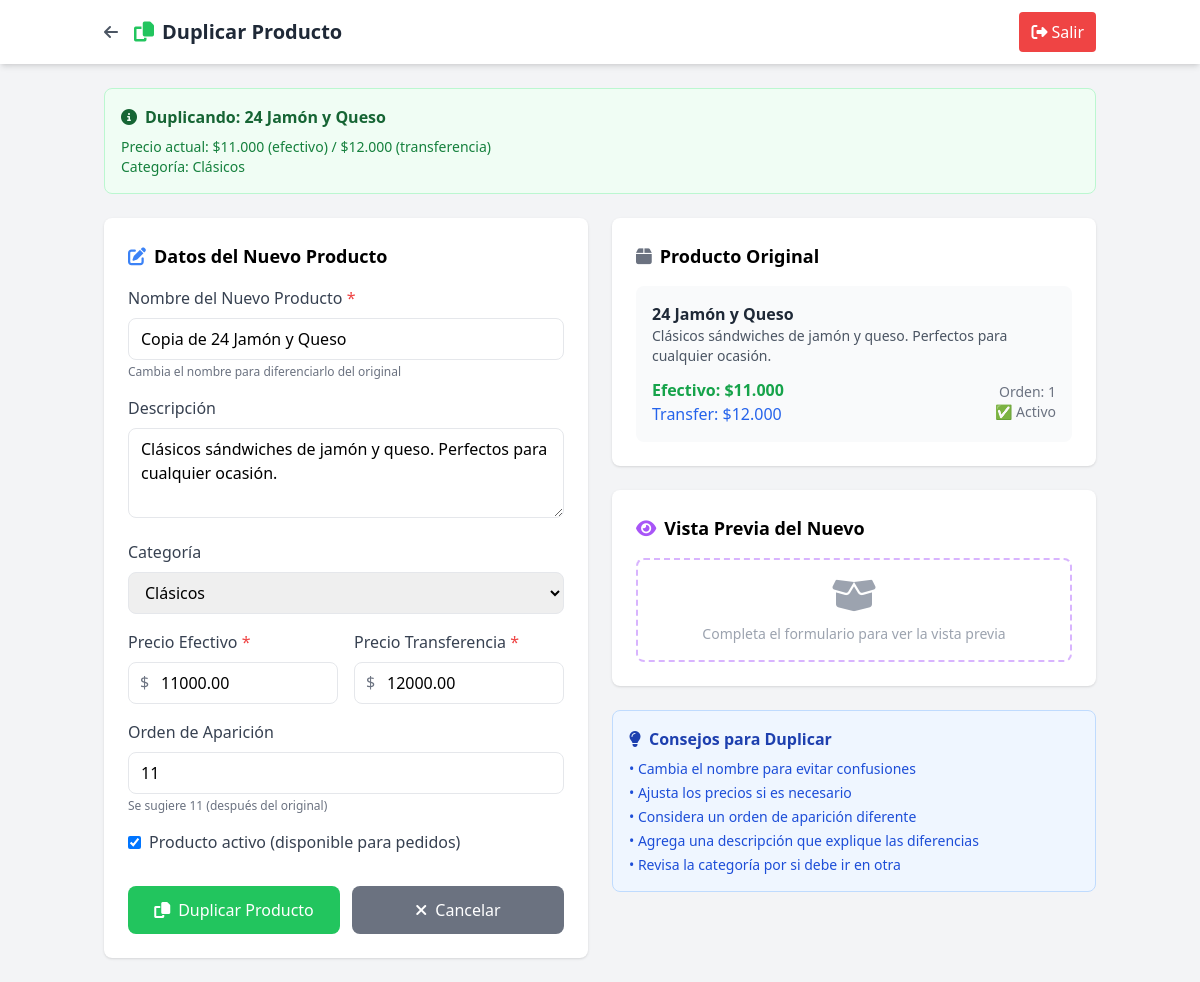
Screenshot of /admin/modules/productos/duplicar_producto.php?id=1 (signed in) with the database file from the repository.
### tables this page shows
CREATE TABLE `productos` (
  `id` int(11) NOT NULL,
  `nombre` varchar(100) NOT NULL,
  `precio_efectivo` decimal(10,2) NOT NULL,
  `precio_transferencia` decimal(10,2) NOT NULL,
  `activo` tinyint(1) DEFAULT 1,
  `categoria` varchar(50) DEFAULT 'Standard',
  `descripcion` text DEFAULT NULL,
  `imagen_url` varchar(255) DEFAULT NULL,
  `orden_mostrar` int(11) DEFAULT 0,
  `updated_by` varchar(100) DEFAULT NULL,
  `created_at` timestamp NULL DEFAULT current_timestamp(),
  `updated_at` timestamp NULL DEFAULT current_timestamp() ON UPDATE current_timestamp()
);

### admin/config.php (called while the page is built, shortened)
<?php
function formatPrice($price) {
    return '$' . number_format($price, 0, ',', '.');
}
?>

### admin/modules/productos/duplicar_producto.php (the view, shortened to what this page needs)
<?php
require_once '../../config.php';
$pdo = getConnection();
$producto_id = isset($_GET['id']) ? (int)$_GET['id'] : 0;
$stmt = $pdo->prepare("SELECT * FROM productos WHERE id = ?");
$stmt->execute([$producto_id]);
$producto_original = $stmt->fetch();
$datos_formulario = [
    'nombre' => 'Copia de ' . $producto_original['nombre'],
    'descripcion' => $producto_original['descripcion'],
    'categoria' => $producto_original['categoria'],
    'precio_efectivo' => $producto_original['precio_efectivo'],
    'precio_transferencia' => $producto_original['precio_transferencia'],
    'orden_mostrar' => $producto_original['orden_mostrar'] + 10,
    'activo' => $producto_original['activo']
];
$categorias_existentes = $pdo->query("
    SELECT DISTINCT categoria, COUNT(*) as cantidad
    FROM productos
    WHERE categoria IS NOT NULL
    GROUP BY categoria
    ORDER BY categoria
")->fetchAll();
?>
<!DOCTYPE html>
<html lang="es">
<head>
    <script src="https://cdn.tailwindcss.com"></script>
    <link rel="stylesheet" href="https://cdnjs.cloudflare.com/ajax/libs/font-awesome/6.4.0/css/all.min.css">
</head>
<body class="bg-gray-100">
    <header class="bg-white shadow-md">
        <div class="container mx-auto px-4 py-3 flex justify-between items-center">
            <div class="flex items-center">
                <a href="index.php" class="text-gray-600 hover:text-gray-800 mr-4">
                    <i class="fas fa-arrow-left"></i>
                </a>
                <h1 class="text-xl font-bold text-gray-800">
                    <i class="fas fa-copy text-green-500 mr-2"></i>Duplicar Producto
                </h1>
            </div>
            <a href="../../logout.php" class="bg-red-500 hover:bg-red-600 text-white px-3 py-2 rounded">
                <i class="fas fa-sign-out-alt mr-1"></i>Salir
            </a>
        </div>
    </header>
    <main class="container mx-auto px-4 py-6">
        <div class="bg-green-50 border border-green-200 rounded-lg p-4 mb-6">
            <h3 class="font-semibold text-green-800 mb-2">
                <i class="fas fa-info-circle mr-2"></i>Duplicando: <?= htmlspecialchars($producto_original['nombre']) ?>
            </h3>
            <p class="text-green-700 text-sm">
                Precio actual: <?= formatPrice($producto_original['precio_efectivo']) ?> (efectivo) / <?= formatPrice($producto_original['precio_transferencia']) ?> (transferencia)
                <br>Categoría: <?= htmlspecialchars($producto_original['categoria'] ?: 'Sin categoría') ?>
            </p>
        </div>
        <div class="grid grid-cols-1 lg:grid-cols-2 gap-6">
            <div class="bg-white rounded-lg shadow p-6">
                <h3 class="text-lg font-semibold mb-4">
                    <i class="fas fa-edit text-blue-500 mr-2"></i>Datos del Nuevo Producto
                </h3>
                <form method="POST" id="duplicarForm">
                    <div class="space-y-4">
                        <div>
                            <label class="block text-gray-700 mb-2 font-medium">
                                Nombre del Nuevo Producto <span class="text-red-500">*</span>
                            </label>
                            <input type="text" name="nombre" value="<?= htmlspecialchars($datos_formulario['nombre']) ?>"
                                   required maxlength="100"
                                   class="w-full px-3 py-2 border rounded-lg focus:ring-2 focus:ring-green-500">
                            <div class="text-xs text-gray-500 mt-1">
                                Cambia el nombre para diferenciarlo del original
                            </div>
                        </div>
                        <div>
                            <label class="block text-gray-700 mb-2 font-medium">Descripción</label>
                            <textarea name="descripcion" rows="3" maxlength="500"
                                      class="w-full px-3 py-2 border rounded-lg focus:ring-2 focus:ring-green-500"
                                      placeholder="Describe las diferencias con el producto original..."><?= htmlspecialchars($datos_formulario['descripcion'] ?: '') ?></textarea>
                        </div>
                        <div>
                            <label class="block text-gray-700 mb-2 font-medium">Categoría</label>
                            <select name="categoria" class="w-full px-3 py-2 border rounded-lg focus:ring-2 focus:ring-green-500">
                                <?php foreach ($categorias_existentes as $cat): ?>
                                    <option value="<?= $cat['categoria'] ?>"
                                            <?= $datos_formulario['categoria'] === $cat['categoria'] ? 'selected' : '' ?>>
                                        <?= htmlspecialchars($cat['categoria']) ?>
                                    </option>
                                <?php endforeach; ?>
                            </select>
                        </div>
                        <div class="grid grid-cols-2 gap-4">
                            <div>
                                <label class="block text-gray-700 mb-2 font-medium">
                                    Precio Efectivo <span class="text-red-500">*</span>
                                </label>
                                <div class="relative">
                                    <span class="absolute left-3 top-2 text-gray-500">$</span>
                                    <input type="number" name="precio_efectivo"
                                           value="<?= $datos_formulario['precio_efectivo'] ?>"
                                           required min="100" step="100" id="precio_efectivo"
                                           class="w-full pl-8 pr-4 py-2 border rounded-lg focus:ring-2 focus:ring-green-500">
                                </div>
                            </div>
                            <div>
                                <label class="block text-gray-700 mb-2 font-medium">
                                    Precio Transferencia <span class="text-red-500">*</span>
                                </label>
                                <div class="relative">
                                    <span class="absolute left-3 top-2 text-gray-500">$</span>
                                    <input type="number" name="precio_transferencia"
                                           value="<?= $datos_formulario['precio_transferencia'] ?>"
                                           required min="100" step="100" id="precio_transferencia"
                                           class="w-full pl-8 pr-4 py-2 border rounded-lg focus:ring-2 focus:ring-blue-500">
                                </div>
                            </div>
                        </div>
                        <div>
                            <label class="block text-gray-700 mb-2 font-medium">Orden de Aparición</label>
                            <input type="number" name="orden_mostrar" value="<?= $datos_formulario['orden_mostrar'] ?>"
                                   min="0" step="10"
                                   class="w-full px-3 py-2 border rounded-lg focus:ring-2 focus:ring-green-500">
                            <div class="text-xs text-gray-500 mt-1">
                                Se sugiere <?= $datos_formulario['orden_mostrar'] ?> (después del original)
                            </div>
                        </div>
                        <div>
                            <label class="flex items-center">
                                <input type="checkbox" name="activo" value="1"
                                       <?= $datos_formulario['activo'] ? 'checked' : '' ?>
                                       class="mr-2">
                                <span class="text-gray-700">Producto activo (disponible para pedidos)</span>
                            </label>
                        </div>
                        <div class="flex space-x-3 pt-4">
                            <button type="submit" class="flex-1 bg-green-500 hover:bg-green-600 text-white py-3 px-4 rounded-lg font-medium">
                                <i class="fas fa-copy mr-2"></i>Duplicar Producto
                            </button>
                            <a href="index.php" class="flex-1 bg-gray-500 hover:bg-gray-600 text-white py-3 px-4 rounded-lg text-center">
                                <i class="fas fa-times mr-2"></i>Cancelar
                            </a>
                        </div>
                    </div>
                </form>
            </div>
            <div class="space-y-6">
                <div class="bg-white rounded-lg shadow p-6">
                    <h3 class="text-lg font-semibold mb-4">
                        <i class="fas fa-box text-gray-500 mr-2"></i>Producto Original
                    </h3>
                    <div class="bg-gray-50 rounded-lg p-4">
                        <div class="space-y-3">
                            <div>
                                <h4 class="font-bold text-gray-800"><?= htmlspecialchars($producto_original['nombre']) ?></h4>
                                <?php if ($producto_original['descripcion']): ?>
                                    <p class="text-sm text-gray-600"><?= htmlspecialchars($producto_original['descripcion']) ?></p>
                                <?php endif; ?>
                            </div>
                            <div class="flex justify-between items-center">
                                <div>
                                    <div class="text-green-600 font-bold">
                                        Efectivo: <?= formatPrice($producto_original['precio_efectivo']) ?>
                                    </div>
                                    <div class="text-blue-600">
                                        Transfer: <?= formatPrice($producto_original['precio_transferencia']) ?>
                                    </div>
                                </div>
                                <div class="text-right text-sm text-gray-500">
                                    <div>Orden: <?= $producto_original['orden_mostrar'] ?></div>
                                    <div><?= $producto_original['activo'] ? '✅ Activo' : '❌ Inactivo' ?></div>
                                </div>
                            </div>
                        </div>
                    </div>
                </div>
                <div class="bg-white rounded-lg shadow p-6">
                    <h3 class="text-lg font-semibold mb-4">
                        <i class="fas fa-eye text-purple-500 mr-2"></i>Vista Previa del Nuevo
                    </h3>
                    <div class="border-2 border-dashed border-purple-300 rounded-lg p-4" id="producto_preview">
                        <div class="text-center text-gray-400">
                            <i class="fas fa-box-open text-4xl mb-2"></i>
                            <div class="text-sm">Completa el formulario para ver la vista previa</div>
                        </div>
                    </div>
                </div>
                <div class="bg-blue-50 border border-blue-200 rounded-lg p-4">
                    <h4 class="font-semibold text-blue-800 mb-2">
                        <i class="fas fa-lightbulb mr-2"></i>Consejos para Duplicar
                    </h4>
                    <ul class="text-sm text-blue-700 space-y-1">
                        <li>• Cambia el nombre para evitar confusiones</li>
                        <li>• Ajusta los precios si es necesario</li>
                        <li>• Considera un orden de aparición diferente</li>
                        <li>• Agrega una descripción que explique las diferencias</li>
                        <li>• Revisa la categoría por si debe ir en otra</li>
                    </ul>
                </div>
            </div>
        </div>
    </main>
</body>
</html>

### rows the page displays
productos: nombre "24 Jamón y Queso", precio_efectivo "$11.000", precio_transferencia "$12.000", categoria "Clásicos", descripcion "Clásicos sándwiches de jamón y queso. Perfectos para cualquier ocasión.", precio_efectivo "11000.00", precio_transferencia "12000.00", activo "☑", orden_mostrar "1"

### other values shown
$datos_formulario['orden_mostrar'] "11"
